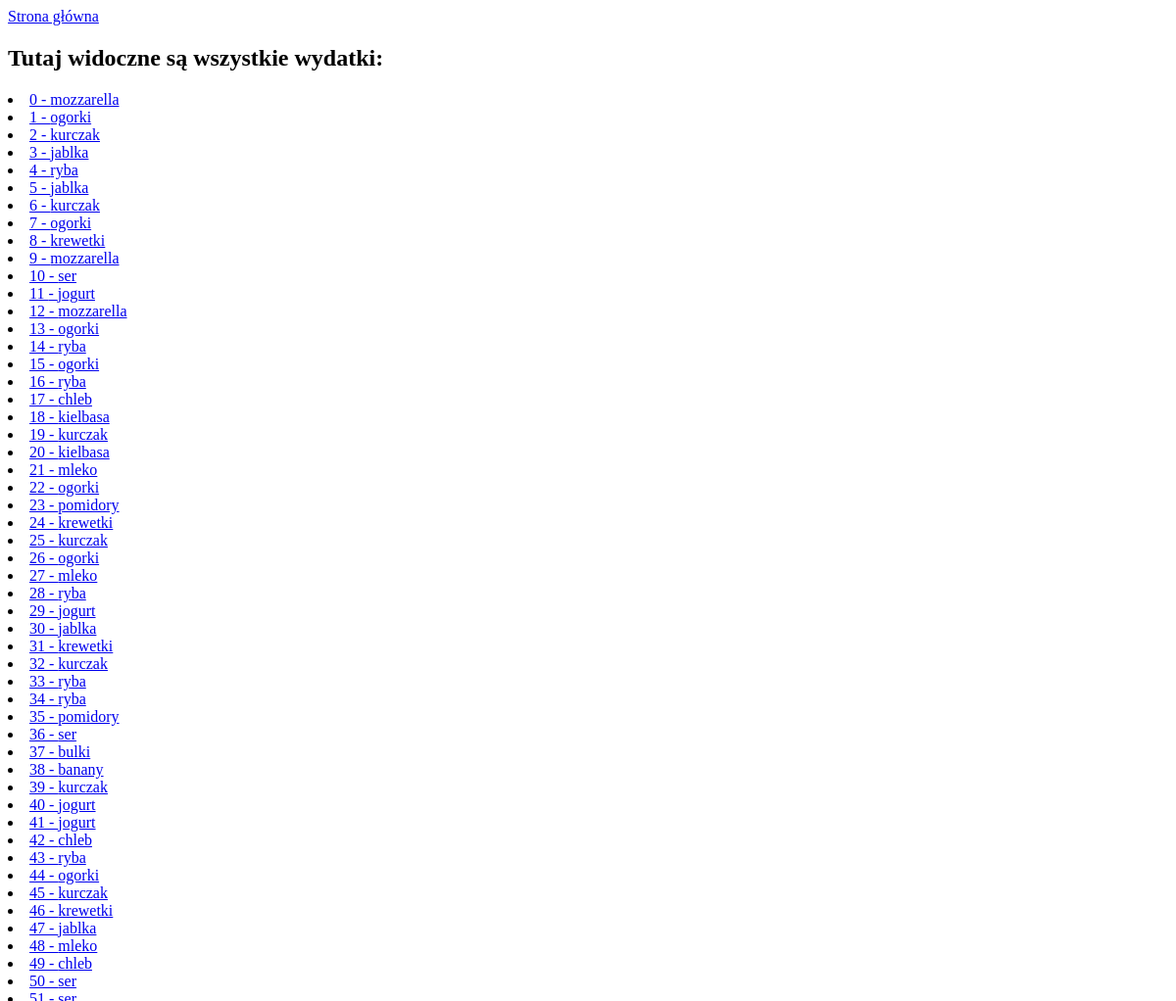
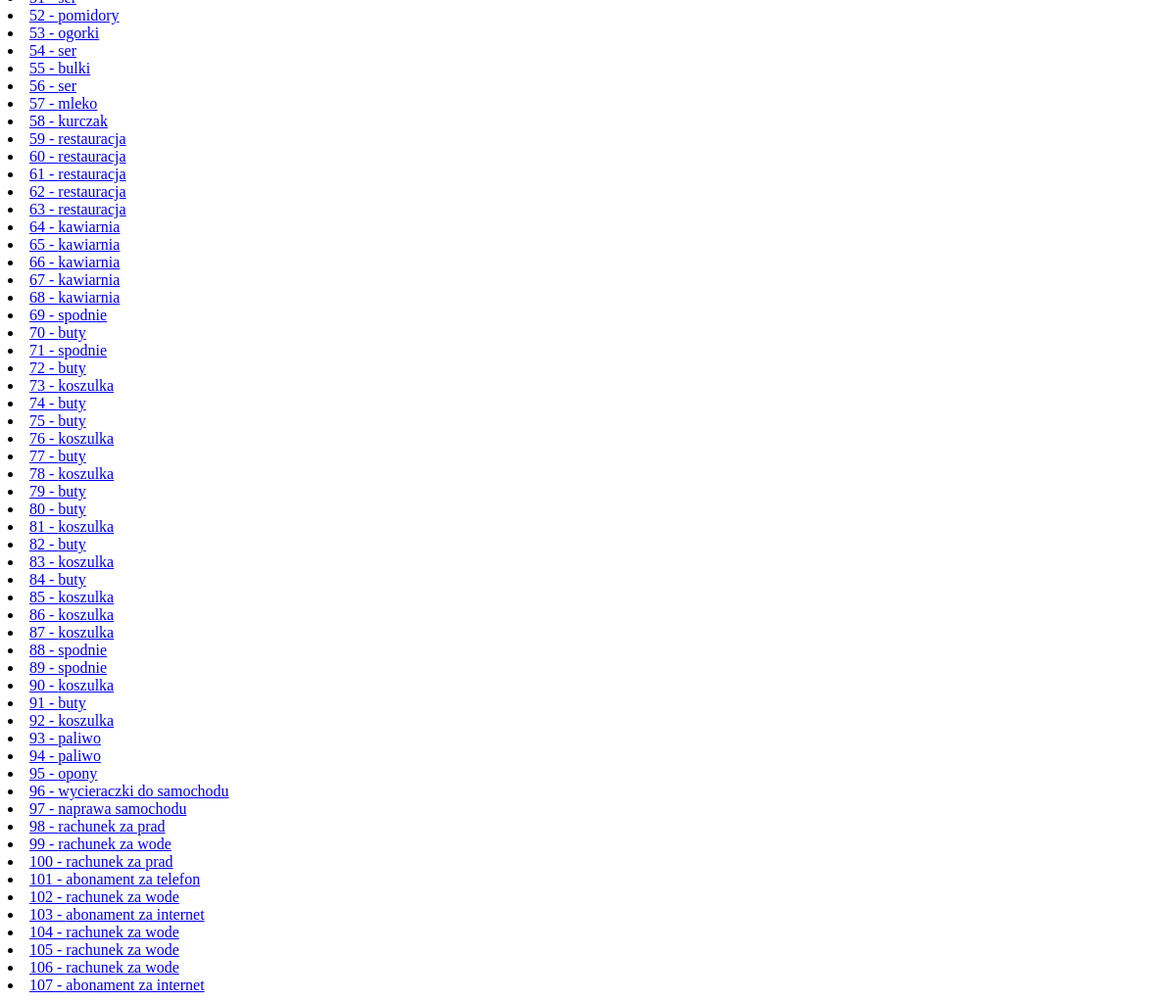
The app's page /budget/expenses/, older data (2 pictures, top to bottom).
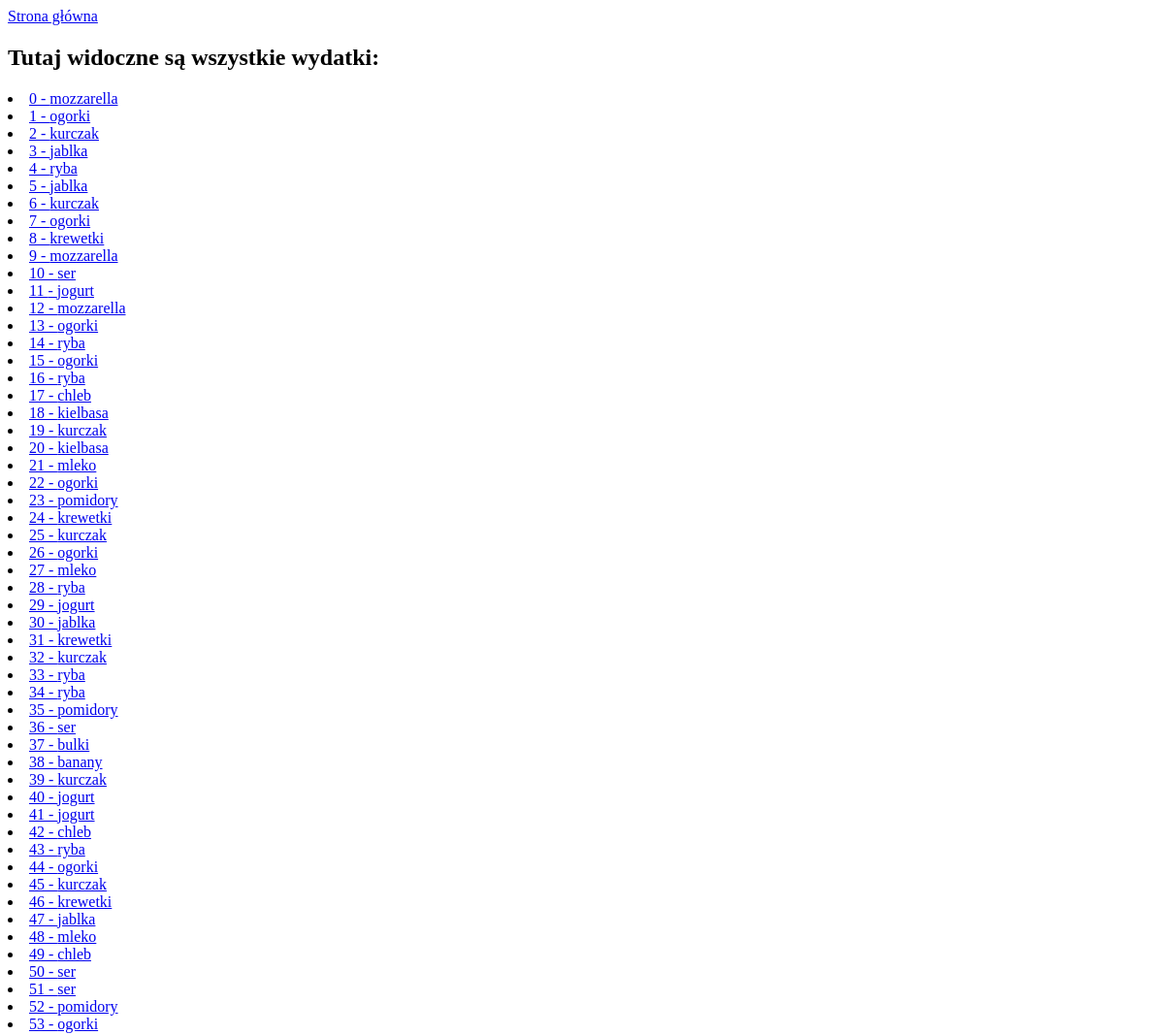
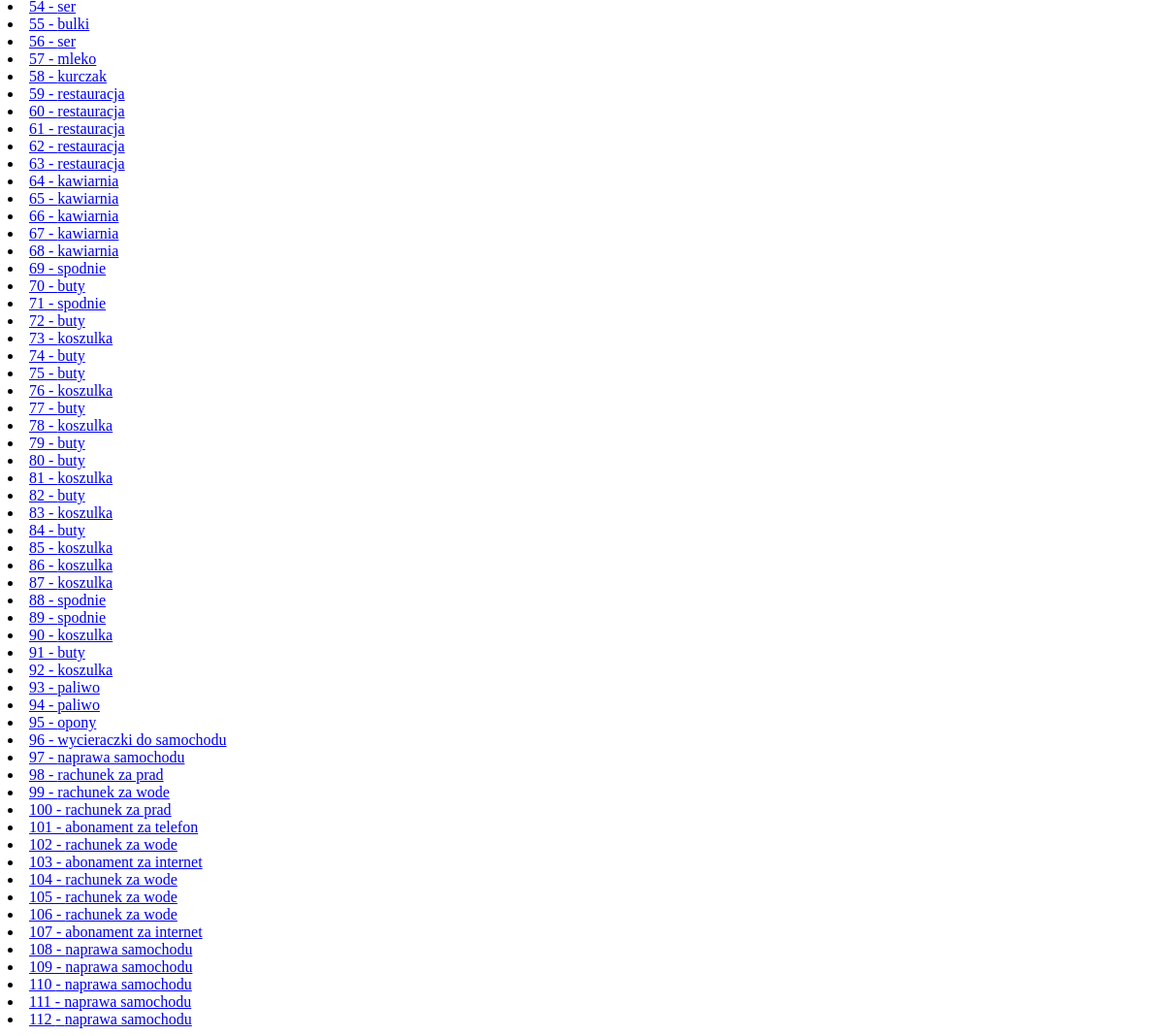
The same page, newer data (2 pictures, top to bottom).
### budget/models.py (models this page shows, shortened)
class Expense(models.Model):
    expense_id = models.IntegerField()
    date = models.DateField()
    price = models.FloatField()
    amount = models.FloatField()
    product = models.ForeignKey(Product, on_delete=models.CASCADE, null=True)
    category = models.ForeignKey(Category, on_delete=models.CASCADE, null=True)
    subcategory = models.ForeignKey(Subcategory, on_delete=models.CASCADE, null=True)

class Product(models.Model):
    name = models.CharField(max_length=512)
    def __str__(self):
        return self.name

### budget/views.py (the view)
# urls.py: path('expenses/', views.expenses, name='expenses'),
def expenses(request):
    expenses = Expense.objects.all()
    template = loader.get_template('budget/expenses.html')
    context = {
        'expenses': expenses,
    }
    return HttpResponse(template.render(context, request))

### budget/templates/budget/expenses.html
<a href="/budget/">Strona główna</a>
<h2>Tutaj widoczne są wszystkie wydatki:</h2>
{% for expense in expenses %}
	<li><a href="/budget/expense/{{ expense.expense_id }}/">{{ expense.expense_id }} - {{ expense.product }}</a></li>
{% endfor %}

Row changes from the older to the newer data that the page shows:
added Expense: expense_id "108", product "naprawa samochodu"
added Expense: expense_id "109", product "naprawa samochodu"
added Expense: expense_id "110", product "naprawa samochodu"
added Expense: expense_id "111", product "naprawa samochodu"
added Expense: expense_id "112", product "naprawa samochodu"
